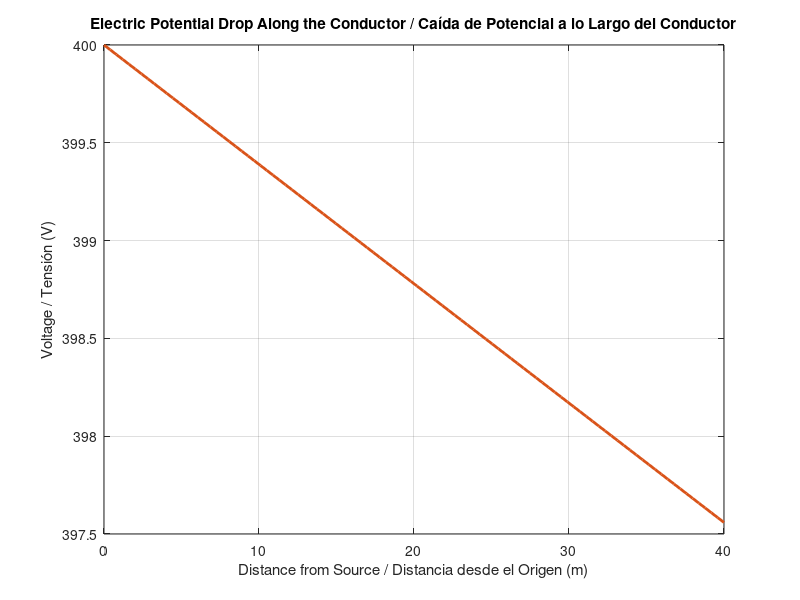

This chart was generated by the following MATLAB code:
%% Material Parameters and Physics Constants
% Theoretical Physics limits (Standard SI units)
sigma_SI = 44e6;        % Conductivity in Siemens/meter (S/m)
length_SI = 40;         % Length in meters (m)
area_SI = 150e-6;       % Cross-section in square meters (m^2)

% Engineering limits (REBT mixed units)
c_eng = 44;             % Conductivity in m/(Ohm * mm^2)
length_eng = 40;        % Length in meters (m)
area_eng = 150;         % Cross-section in square millimeters (mm^2)

%% Microscopic to Macroscopic Integration (Resistance Calculation)
% 1. Theoretical Resistance using pure SI (R = L / (\sigma * A))
R_theoretical = length_SI / (sigma_SI * area_SI);

% 2. Engineering Resistance using mixed units (R = L / (c * S))
R_engineering = length_eng / (c_eng * area_eng);

% Verify equivalence
fprintf('Resistance (Theoretical): %.6f Ohms\n', R_theoretical);
fprintf('Resistance (Engineering): %.6f Ohms\n\n', R_engineering);

%% Voltage Drop Evaluation
% Assume the building from the previous activity: 145 kW at 400V (cos_phi = 0.9)
P_total = 145000;       % Watts
V_line = 400;           % Volts
cos_phi = 0.9;          

% Calculate line current (Three-phase)
I_line = P_total / (sqrt(3) * V_line * cos_phi);

% Voltage Drop (Delta V = I * R)
% Because we are looking at the 3-phase line-to-line drop, the REBT formula 
% inherently applies the sqrt(3) factor inside the S = (P*L)/(c*e*V) derivation.
% For a single conductor's direct drop:
delta_V_conductor = I_line * R_theoretical;
delta_V_3phase_system = sqrt(3) * delta_V_conductor;

fprintf('Current (Ib): %.2f A\n', I_line);
fprintf('System Voltage Drop: %.2f V\n', delta_V_3phase_system);

%% Visualization of the Electric Potential Field
% Let's plot the linear drop of the electric potential along the cable
x_positions = linspace(0, length_SI, 100);
V_source = 400; 
% Potential drops linearly due to uniform E-field (E = J/sigma)
V_along_wire = V_source - (sqrt(3) * I_line * (x_positions ./ (sigma_SI * area_SI)));

figure;
plot(x_positions, V_along_wire, 'LineWidth', 2, 'Color', '#D95319');
grid on;
title('Electric Potential Drop Along the Conductor / Caída de Potencial a lo Largo del Conductor');
xlabel('Distance from Source / Distancia desde el Origen (m)');
ylabel('Voltage / Tensión (V)');
